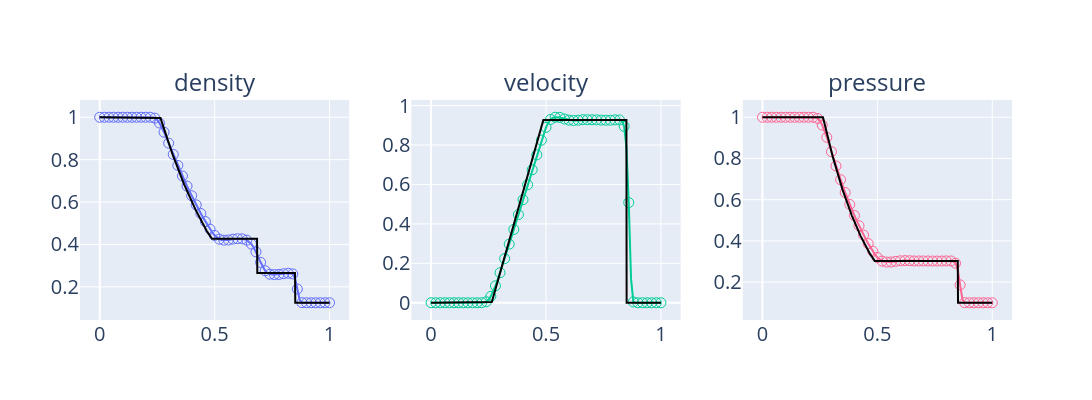

Notebook code cell kept with this figure:
### Markdown cell above
## Find latest solution file and plot its solution

### Code cell
# get all filenames ending in *.csv within the build folder
filenames_raw = [f for f in os.listdir('build') if f.endswith('.csv')]
print('num solutions:', len(filenames_raw))

# remove the .csv extension
filenames = [f[:-4] for f in filenames_raw]

# remove everything up to the third underscore
filenames = [f[f.rfind('_') + 1:] for f in filenames]

# convert strings into integers
filenames = [int(f) for f in filenames]

# get largest value in filenames
max_value = max(filenames)

# get sub-string of the first element in filenames_raw going from the first character to the third underscore
sub_string = filenames_raw[0][:filenames_raw[0].rfind('_') + 1:]

latest_solution = f'{sub_string}{max_value:06}.csv'
print('last solution file:', latest_solution)

df = pd.read_csv(f'build/{latest_solution}')

# create reduced data frame to plot markers at consistent intervals (i.e. every 0.025 x-units)
number_of_rows = len(df)
interval_x_axis = 0.025
interval = int(number_of_rows * interval_x_axis)
indices = np.arange(len(df)) % interval == 0
df_reduced =df.iloc[indices]

# plot solution for each variable using subplots
fig = make_subplots(rows=1, cols=3, subplot_titles=("density", "velocity", "pressure"))
fig.add_trace(go.Scatter(x=df['x'], y=df['rho'], name='density', mode='lines', line=dict(color=px.colors.qualitative.Plotly[0])), row=1, col=1)
fig.add_trace(go.Scatter(x=df_reduced['x'], y=df_reduced['rho'], name='density', mode='markers', marker=dict(size=10, symbol='circle-open', color=px.colors.qualitative.Plotly[0])), row=1, col=1)
fig.add_trace(go.Scatter(x=exact_solution['x'], y=exact_solution['rho'], name='exact density', line=dict(color='black')), row=1, col=1)

fig.add_trace(go.Scatter(x=df['x'], y=df['u'], name='velocity', mode='lines', line=dict(color=px.colors.qualitative.Plotly[2])), row=1, col=2)
fig.add_trace(go.Scatter(x=df_reduced['x'], y=df_reduced['u'], name='velocity', mode='markers', marker=dict(size=10, symbol='circle-open', color=px.colors.qualitative.Plotly[2])), row=1, col=2)
fig.add_trace(go.Scatter(x=exact_solution['x'], y=exact_solution['u'], name='exact velocity', line=dict(color='black')), row=1, col=2)

fig.add_trace(go.Scatter(x=df['x'], y=df['p'], name='pressure', mode='lines', line=dict(color=px.colors.qualitative.Plotly[6])), row=1, col=3)
fig.add_trace(go.Scatter(x=df_reduced['x'], y=df_reduced['p'], name='pressure', mode='markers', marker=dict(size=10, symbol='circle-open', color=px.colors.qualitative.Plotly[6])), row=1, col=3)
fig.add_trace(go.Scatter(x=exact_solution['x'], y=exact_solution['p'], name='exact pressure', line=dict(color='black')), row=1, col=3)

fig.update_layout(font_size=20, height=400, width=1200, showlegend=False)
fig.update_annotations(font_size=24)
fig.show()

### Figure 1 — Plotly figure (JSON) as saved in the notebook; plotly's stock layout.template omitted (floating-point values rounded to 4 significant figures; data arrays with more than 128 entries replaced by an {"elided": "..."} marker saying what was removed)
{"data": [{"line": {"color": "#636EFA"}, "mode": "lines", "name": "density", "type": "scatter", "x": [0.0, 0.01, 0.02, 0.03, 0.04, 0.05, 0.06, 0.07, 0.08, 0.09, 0.1, 0.11, 0.12, 0.13, 0.14, 0.15, 0.16, 0.17, 0.18, 0.19, 0.2, 0.21, 0.22, 0.23, 0.24, 0.25, 0.26, 0.27, 0.28, 0.29, 0.3, 0.31, 0.32, 0.33, 0.34, 0.35, 0.36, 0.37, 0.38, 0.39, 0.4, 0.41, 0.42, 0.43, 0.44, 0.45, 0.46, 0.47, 0.48, 0.49, 0.5, 0.51, 0.52, 0.53, 0.54, 0.55, 0.56, 0.57, 0.58, 0.59, 0.6, 0.61, 0.62, 0.63, 0.64, 0.65, 0.66, 0.67, 0.68, 0.69, 0.7, 0.71, 0.72, 0.73, 0.74, 0.75, 0.76, 0.77, 0.78, 0.79, 0.8, 0.81, 0.82, 0.83, 0.84, 0.85, 0.86, 0.87, 0.88, 0.89, 0.9, 0.91, 0.92, 0.93, 0.94, 0.95, 0.96, 0.97, 0.98, 0.99, 1.0], "xaxis": "x", "y": [1.0, 1.0, 1.0, 1.0, 1.0, 1.0, 1.0, 1.0, 1.0, 1.0, 1.0, 1.0, 1.0, 1.0, 1.0, 1.0, 1.0, 1.0, 1.0, 1.0, 1.0, 1.0, 0.9999, 0.9992, 0.9958, 0.9874, 0.9728, 0.9529, 0.9295, 0.9041, 0.8777, 0.8512, 0.8247, 0.7985, 0.7728, 0.7476, 0.7229, 0.6987, 0.6751, 0.6521, 0.6297, 0.6079, 0.5866, 0.566, 0.5459, 0.5265, 0.5076, 0.4894, 0.4722, 0.4564, 0.4427, 0.432, 0.4248, 0.4213, 0.4203, 0.4203, 0.421, 0.4228, 0.425, 0.4265, 0.427, 0.427, 0.4264, 0.4244, 0.4201, 0.4129, 0.4017, 0.3858, 0.365, 0.3407, 0.3156, 0.2931, 0.2759, 0.265, 0.2598, 0.2581, 0.2578, 0.258, 0.2586, 0.26, 0.2619, 0.2636, 0.2642, 0.2645, 0.261, 0.24, 0.1897, 0.1389, 0.1255, 0.125, 0.125, 0.125, 0.125, 0.125, 0.125, 0.125, 0.125, 0.125, 0.125, 0.125, 0.125], "yaxis": "y"}, {"marker": {"color": "#636EFA", "size": 10, "symbol": "circle-open"}, "mode": "markers", "name": "density", "type": "scatter", "x": [0.0, 0.02, 0.04, 0.06, 0.08, 0.1, 0.12, 0.14, 0.16, 0.18, 0.2, 0.22, 0.24, 0.26, 0.28, 0.3, 0.32, 0.34, 0.36, 0.38, 0.4, 0.42, 0.44, 0.46, 0.48, 0.5, 0.52, 0.54, 0.56, 0.58, 0.6, 0.62, 0.64, 0.66, 0.68, 0.7, 0.72, 0.74, 0.76, 0.78, 0.8, 0.82, 0.84, 0.86, 0.88, 0.9, 0.92, 0.94, 0.96, 0.98, 1.0], "xaxis": "x", "y": [1.0, 1.0, 1.0, 1.0, 1.0, 1.0, 1.0, 1.0, 1.0, 1.0, 1.0, 0.9999, 0.9958, 0.9728, 0.9295, 0.8777, 0.8247, 0.7728, 0.7229, 0.6751, 0.6297, 0.5866, 0.5459, 0.5076, 0.4722, 0.4427, 0.4248, 0.4203, 0.421, 0.425, 0.427, 0.4264, 0.4201, 0.4017, 0.365, 0.3156, 0.2759, 0.2598, 0.2578, 0.2586, 0.2619, 0.2642, 0.261, 0.1897, 0.1255, 0.125, 0.125, 0.125, 0.125, 0.125, 0.125], "yaxis": "y"}, {"line": {"color": "black"}, "name": "exact density", "type": "scatter", "x": {"elided": "1000 float values"}, "xaxis": "x", "y": {"elided": "1000 float values"}, "yaxis": "y"}, {"line": {"color": "#00CC96"}, "mode": "lines", "name": "velocity", "type": "scatter", "x": [0.0, 0.01, 0.02, 0.03, 0.04, 0.05, 0.06, 0.07, 0.08, 0.09, 0.1, 0.11, 0.12, 0.13, 0.14, 0.15, 0.16, 0.17, 0.18, 0.19, 0.2, 0.21, 0.22, 0.23, 0.24, 0.25, 0.26, 0.27, 0.28, 0.29, 0.3, 0.31, 0.32, 0.33, 0.34, 0.35, 0.36, 0.37, 0.38, 0.39, 0.4, 0.41, 0.42, 0.43, 0.44, 0.45, 0.46, 0.47, 0.48, 0.49, 0.5, 0.51, 0.52, 0.53, 0.54, 0.55, 0.56, 0.57, 0.58, 0.59, 0.6, 0.61, 0.62, 0.63, 0.64, 0.65, 0.66, 0.67, 0.68, 0.69, 0.7, 0.71, 0.72, 0.73, 0.74, 0.75, 0.76, 0.77, 0.78, 0.79, 0.8, 0.81, 0.82, 0.83, 0.84, 0.85, 0.86, 0.87, 0.88, 0.89, 0.9, 0.91, 0.92, 0.93, 0.94, 0.95, 0.96, 0.97, 0.98, 0.99, 1.0], "xaxis": "x2", "y": [0.0, 3.852e-15, 8.991e-15, 1.603e-14, 2.627e-14, 4.15e-14, 6.417e-14, 9.766e-14, 1.47e-13, 2.198e-13, 3.276e-13, 4.885e-13, 7.307e-13, 1.097e-12, 1.647e-12, 2.466e-12, 3.673e-12, 5.415e-12, 8.597e-12, 4.853e-11, 1.927e-08, 2.769e-06, 9.084e-05, 0.0009853, 0.004958, 0.015, 0.03252, 0.05676, 0.08587, 0.1181, 0.1523, 0.1876, 0.2237, 0.2603, 0.2972, 0.3344, 0.3718, 0.4093, 0.447, 0.4848, 0.5227, 0.5606, 0.5985, 0.6365, 0.6744, 0.7124, 0.7502, 0.7878, 0.8244, 0.859, 0.8895, 0.9137, 0.9298, 0.9381, 0.9408, 0.9411, 0.94, 0.9367, 0.9322, 0.9284, 0.9263, 0.9252, 0.9244, 0.9246, 0.926, 0.9275, 0.9284, 0.9286, 0.9285, 0.9283, 0.9281, 0.9279, 0.9275, 0.927, 0.9263, 0.9259, 0.9258, 0.9258, 0.9259, 0.9265, 0.9275, 0.9276, 0.927, 0.9226, 0.8946, 0.7884, 0.5081, 0.1223, 0.004076, 1.227e-05, 2.188e-09, -1.546e-11, -8.773e-12, -4.577e-12, -2.347e-12, -1.215e-12, -6.346e-13, -3.29e-13, -1.615e-13, -6.265e-14, 0.0], "yaxis": "y2"}, {"marker": {"color": "#00CC96", "size": 10, "symbol": "circle-open"}, "mode": "markers", "name": "velocity", "type": "scatter", "x": [0.0, 0.02, 0.04, 0.06, 0.08, 0.1, 0.12, 0.14, 0.16, 0.18, 0.2, 0.22, 0.24, 0.26, 0.28, 0.3, 0.32, 0.34, 0.36, 0.38, 0.4, 0.42, 0.44, 0.46, 0.48, 0.5, 0.52, 0.54, 0.56, 0.58, 0.6, 0.62, 0.64, 0.66, 0.68, 0.7, 0.72, 0.74, 0.76, 0.78, 0.8, 0.82, 0.84, 0.86, 0.88, 0.9, 0.92, 0.94, 0.96, 0.98, 1.0], "xaxis": "x2", "y": [0.0, 8.991e-15, 2.627e-14, 6.417e-14, 1.47e-13, 3.276e-13, 7.307e-13, 1.647e-12, 3.673e-12, 8.597e-12, 1.927e-08, 9.084e-05, 0.004958, 0.03252, 0.08587, 0.1523, 0.2237, 0.2972, 0.3718, 0.447, 0.5227, 0.5985, 0.6744, 0.7502, 0.8244, 0.8895, 0.9298, 0.9408, 0.94, 0.9322, 0.9263, 0.9244, 0.926, 0.9284, 0.9285, 0.9281, 0.9275, 0.9263, 0.9258, 0.9259, 0.9275, 0.927, 0.8946, 0.5081, 0.004076, 2.188e-09, -8.773e-12, -2.347e-12, -6.346e-13, -1.615e-13, 0.0], "yaxis": "y2"}, {"line": {"color": "black"}, "name": "exact velocity", "type": "scatter", "x": {"elided": "1000 float values"}, "xaxis": "x2", "y": {"elided": "1000 float values"}, "yaxis": "y2"}, {"line": {"color": "#FF6692"}, "mode": "lines", "name": "pressure", "type": "scatter", "x": [0.0, 0.01, 0.02, 0.03, 0.04, 0.05, 0.06, 0.07, 0.08, 0.09, 0.1, 0.11, 0.12, 0.13, 0.14, 0.15, 0.16, 0.17, 0.18, 0.19, 0.2, 0.21, 0.22, 0.23, 0.24, 0.25, 0.26, 0.27, 0.28, 0.29, 0.3, 0.31, 0.32, 0.33, 0.34, 0.35, 0.36, 0.37, 0.38, 0.39, 0.4, 0.41, 0.42, 0.43, 0.44, 0.45, 0.46, 0.47, 0.48, 0.49, 0.5, 0.51, 0.52, 0.53, 0.54, 0.55, 0.56, 0.57, 0.58, 0.59, 0.6, 0.61, 0.62, 0.63, 0.64, 0.65, 0.66, 0.67, 0.68, 0.69, 0.7, 0.71, 0.72, 0.73, 0.74, 0.75, 0.76, 0.77, 0.78, 0.79, 0.8, 0.81, 0.82, 0.83, 0.84, 0.85, 0.86, 0.87, 0.88, 0.89, 0.9, 0.91, 0.92, 0.93, 0.94, 0.95, 0.96, 0.97, 0.98, 0.99, 1.0], "xaxis": "x3", "y": [1.0, 1.0, 1.0, 1.0, 1.0, 1.0, 1.0, 1.0, 1.0, 1.0, 1.0, 1.0, 1.0, 1.0, 1.0, 1.0, 1.0, 1.0, 1.0, 1.0, 1.0, 1.0, 0.9999, 0.9988, 0.9941, 0.9824, 0.9621, 0.9347, 0.9027, 0.8683, 0.8331, 0.798, 0.7635, 0.7298, 0.6971, 0.6654, 0.6349, 0.6054, 0.5769, 0.5496, 0.5233, 0.4981, 0.4739, 0.4508, 0.4286, 0.4073, 0.387, 0.3678, 0.3498, 0.3335, 0.3196, 0.309, 0.3021, 0.2987, 0.2976, 0.2973, 0.2978, 0.2992, 0.301, 0.3024, 0.3036, 0.3044, 0.3046, 0.3045, 0.3039, 0.3033, 0.3029, 0.3028, 0.3028, 0.3028, 0.3028, 0.3028, 0.3027, 0.3026, 0.3024, 0.3023, 0.3023, 0.3023, 0.3024, 0.3026, 0.303, 0.3032, 0.3028, 0.3009, 0.292, 0.2589, 0.1868, 0.117, 0.1005, 0.1, 0.1, 0.1, 0.1, 0.1, 0.1, 0.1, 0.1, 0.1, 0.1, 0.1, 0.1], "yaxis": "y3"}, {"marker": {"color": "#FF6692", "size": 10, "symbol": "circle-open"}, "mode": "markers", "name": "pressure", "type": "scatter", "x": [0.0, 0.02, 0.04, 0.06, 0.08, 0.1, 0.12, 0.14, 0.16, 0.18, 0.2, 0.22, 0.24, 0.26, 0.28, 0.3, 0.32, 0.34, 0.36, 0.38, 0.4, 0.42, 0.44, 0.46, 0.48, 0.5, 0.52, 0.54, 0.56, 0.58, 0.6, 0.62, 0.64, 0.66, 0.68, 0.7, 0.72, 0.74, 0.76, 0.78, 0.8, 0.82, 0.84, 0.86, 0.88, 0.9, 0.92, 0.94, 0.96, 0.98, 1.0], "xaxis": "x3", "y": [1.0, 1.0, 1.0, 1.0, 1.0, 1.0, 1.0, 1.0, 1.0, 1.0, 1.0, 0.9999, 0.9941, 0.9621, 0.9027, 0.8331, 0.7635, 0.6971, 0.6349, 0.5769, 0.5233, 0.4739, 0.4286, 0.387, 0.3498, 0.3196, 0.3021, 0.2976, 0.2978, 0.301, 0.3036, 0.3046, 0.3039, 0.3029, 0.3028, 0.3028, 0.3027, 0.3024, 0.3023, 0.3024, 0.303, 0.3028, 0.292, 0.1868, 0.1005, 0.1, 0.1, 0.1, 0.1, 0.1, 0.1], "yaxis": "y3"}, {"line": {"color": "black"}, "name": "exact pressure", "type": "scatter", "x": {"elided": "1000 float values"}, "xaxis": "x3", "y": {"elided": "1000 float values"}, "yaxis": "y3"}], "layout": {"annotations": [{"font": {"size": 24}, "showarrow": false, "text": "density", "x": 0.1444, "xanchor": "center", "xref": "paper", "y": 1, "yanchor": "bottom", "yref": "paper"}, {"font": {"size": 24}, "showarrow": false, "text": "velocity", "x": 0.5, "xanchor": "center", "xref": "paper", "y": 1, "yanchor": "bottom", "yref": "paper"}, {"font": {"size": 24}, "showarrow": false, "text": "pressure", "x": 0.8556, "xanchor": "center", "xref": "paper", "y": 1, "yanchor": "bottom", "yref": "paper"}], "font": {"size": 20}, "height": 400, "showlegend": false, "width": 1200, "xaxis": {"anchor": "y", "domain": [0, 0.2889]}, "xaxis2": {"anchor": "y2", "domain": [0.3556, 0.6444]}, "xaxis3": {"anchor": "y3", "domain": [0.7111, 1]}, "yaxis": {"anchor": "x", "domain": [0, 1]}, "yaxis2": {"anchor": "x2", "domain": [0, 1]}, "yaxis3": {"anchor": "x3", "domain": [0, 1]}}}
